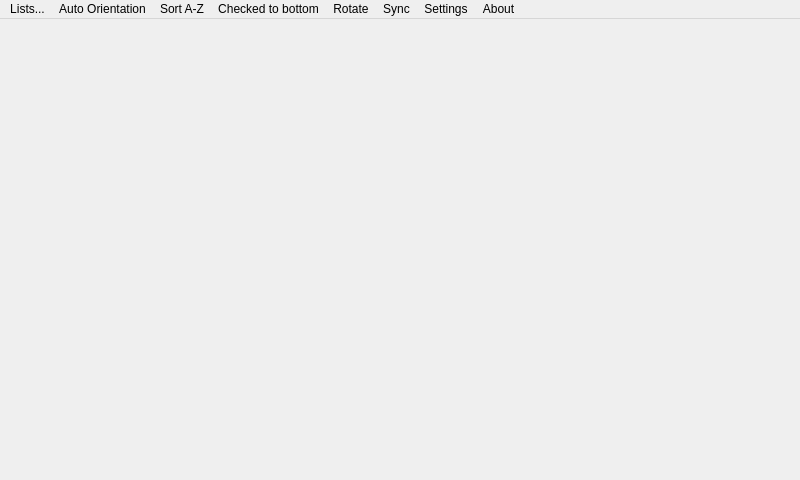
<?xml version="1.0" encoding="UTF-8"?>
<ui version="4.0">
 <class>MainForm</class>
 <widget class="QMainWindow" name="MainForm">
  <property name="geometry">
   <rect>
    <x>0</x>
    <y>0</y>
    <width>800</width>
    <height>480</height>
   </rect>
  </property>
  <property name="windowTitle">
   <string>EasyList - by Willem Liu</string>
  </property>
  <widget class="QWidget" name="centralwidget">
   <layout class="QGridLayout" name="gridLayout">
    <property name="margin">
     <number>0</number>
    </property>
    <property name="spacing">
     <number>0</number>
    </property>
    <item row="0" column="0">
     <widget class="QStackedWidget" name="stackedWidget">
      <property name="currentIndex">
       <number>-1</number>
      </property>
     </widget>
    </item>
   </layout>
  </widget>
  <widget class="QMenuBar" name="menubar">
   <property name="geometry">
    <rect>
     <x>0</x>
     <y>0</y>
     <width>800</width>
     <height>21</height>
    </rect>
   </property>
   <widget class="QMenu" name="menuRotate">
    <property name="title">
     <string>Rotate</string>
    </property>
    <addaction name="actionRotate"/>
   </widget>
   <widget class="QMenu" name="menuAbout">
    <property name="title">
     <string>About</string>
    </property>
    <addaction name="actionAbout"/>
   </widget>
   <widget class="QMenu" name="menuChecked_bottom">
    <property name="title">
     <string>Checked to bottom</string>
    </property>
    <addaction name="actionChecked_bottom"/>
   </widget>
   <widget class="QMenu" name="menuAuto_Orientation">
    <property name="title">
     <string>Auto Orientation</string>
    </property>
    <addaction name="actionAuto_Orientation"/>
   </widget>
   <widget class="QMenu" name="menuSort_A_Z">
    <property name="title">
     <string>Sort A-Z</string>
    </property>
    <addaction name="actionSort_A_Z"/>
   </widget>
   <widget class="QMenu" name="menuList">
    <property name="title">
     <string>Lists...</string>
    </property>
    <addaction name="actionLists"/>
   </widget>
   <widget class="QMenu" name="menuSync">
    <property name="title">
     <string>Sync</string>
    </property>
    <addaction name="actionSync"/>
   </widget>
   <widget class="QMenu" name="menuSettings">
    <property name="title">
     <string>Settings</string>
    </property>
    <addaction name="actionSetting"/>
   </widget>
   <addaction name="menuList"/>
   <addaction name="menuAuto_Orientation"/>
   <addaction name="menuSort_A_Z"/>
   <addaction name="menuChecked_bottom"/>
   <addaction name="menuRotate"/>
   <addaction name="menuSync"/>
   <addaction name="menuSettings"/>
   <addaction name="menuAbout"/>
  </widget>
  <action name="actionRotate">
   <property name="text">
    <string>Rotate</string>
   </property>
  </action>
  <action name="actionAbout">
   <property name="text">
    <string>About</string>
   </property>
  </action>
  <action name="actionChecked_bottom">
   <property name="checkable">
    <bool>true</bool>
   </property>
   <property name="text">
    <string>Checked to bottom</string>
   </property>
  </action>
  <action name="actionAuto_Orientation">
   <property name="checkable">
    <bool>true</bool>
   </property>
   <property name="text">
    <string>Auto Orientation</string>
   </property>
  </action>
  <action name="actionSort_A_Z">
   <property name="checkable">
    <bool>true</bool>
   </property>
   <property name="text">
    <string>Sort A-Z</string>
   </property>
  </action>
  <action name="actionLists">
   <property name="text">
    <string>Lists...</string>
   </property>
  </action>
  <action name="actionSync">
   <property name="text">
    <string>Sync</string>
   </property>
  </action>
  <action name="actionSetting">
   <property name="text">
    <string>Settings</string>
   </property>
  </action>
 </widget>
 <resources/>
 <connections/>
</ui>
